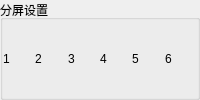
               <widget class="QGroupBox" name="groupBox_19">
                <property name="title">
                 <string>分屏设置</string>
                </property>
                <layout class="QHBoxLayout" name="horizontalLayout_15">
                 <property name="spacing">
                  <number>0</number>
                 </property>
                 <property name="leftMargin">
                  <number>0</number>
                 </property>
                 <property name="topMargin">
                  <number>0</number>
                 </property>
                 <property name="rightMargin">
                  <number>0</number>
                 </property>
                 <property name="bottomMargin">
                  <number>0</number>
                 </property>
                 <item>
                  <widget class="QLabel" name="label_66">
                   <property name="sizePolicy">
                    <sizepolicy hsizetype="Preferred" vsizetype="Preferred">
                     <horstretch>0</horstretch>
                     <verstretch>0</verstretch>
                    </sizepolicy>
                   </property>
                   <property name="text">
                    <string>1</string>
                   </property>
                  </widget>
                 </item>
                 <item>
                  <widget class="QLabel" name="label_67">
                   <property name="text">
                    <string>2</string>
                   </property>
                  </widget>
                 </item>
                 <item>
                  <widget class="QLabel" name="label_68">
                   <property name="text">
                    <string>3</string>
                   </property>
                  </widget>
                 </item>
                 <item>
                  <widget class="QLabel" name="label_69">
                   <property name="text">
                    <string>4</string>
                   </property>
                  </widget>
                 </item>
                 <item>
                  <widget class="QLabel" name="label_70">
                   <property name="text">
                    <string>5</string>
                   </property>
                  </widget>
                 </item>
                 <item>
                  <widget class="QLabel" name="label_71">
                   <property name="text">
                    <string>6</string>
                   </property>
                  </widget>
                 </item>
                </layout>
               </widget>
